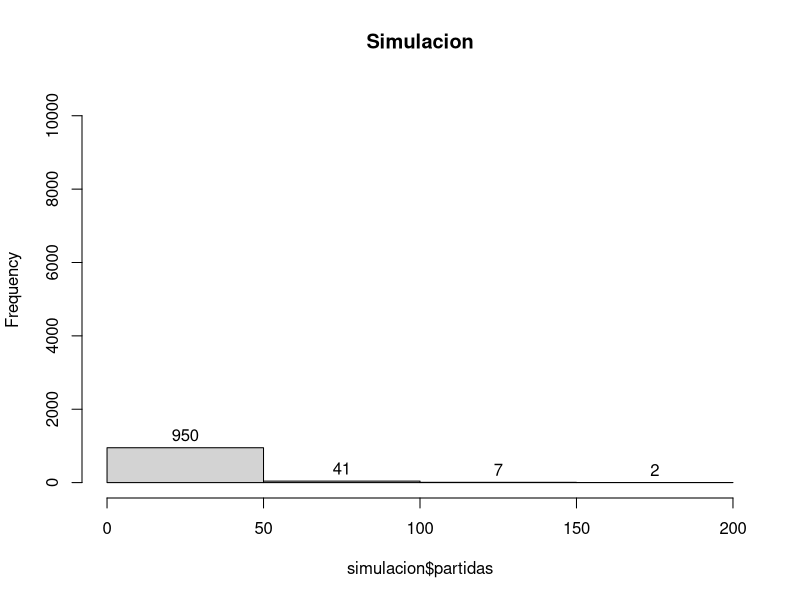

This chart was generated by the following R code:
N<-1000
#simulaciones
xt<- 110
# Dinero Objetivo
simulacion <- data.frame(partidas= integer(0), resultado= integer(0), ganadas=integer(0))



for (i in 1:N){
x0<-100 #dinero inicial
apu<-1 # dinero que apostamos por partida
g<-1
p<-1
j<-1
    while(x0>0 & x0<xt){
        resultado<-runif(1,0,1)
        
        if(x0<apu){apu = x0}
        if(resultado>=(18/37)){
        x0<-x0+apu
        g<-g+1
        apu <- 1
        }else{
        x0<-x0-apu
        apu<-apu*2
        p<-p+1
        }
j<-j+1
}
simulacion[i,1]<-j
simulacion[i,2]<-x0
simulacion[i,3]<-g
simulacion[i,4]<-p
}

simulacion

head(simulacion)
mean(simulacion$partidas)
max(simulacion$partidas)
summary(simulacion)
hist(simulacion$partidas, labels=TRUE, ylim=c(0,10500), nclass=3, main="Simulacion")
